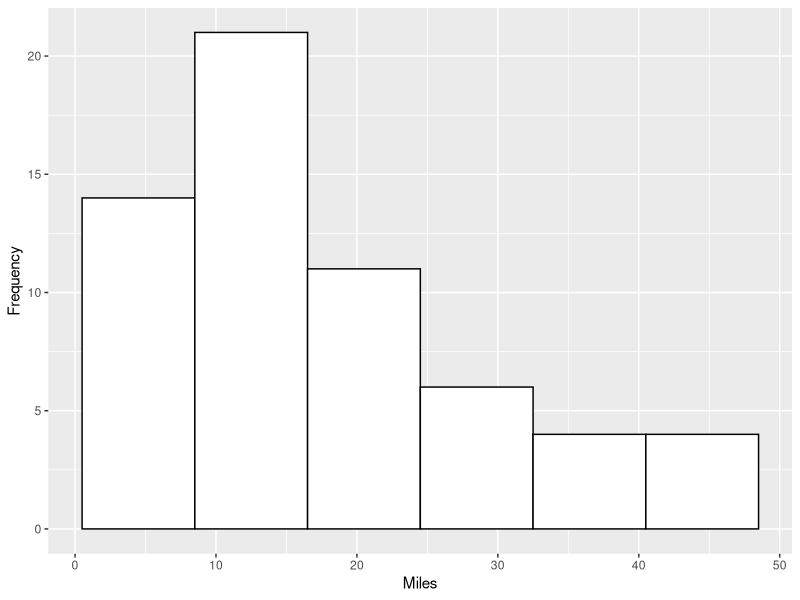
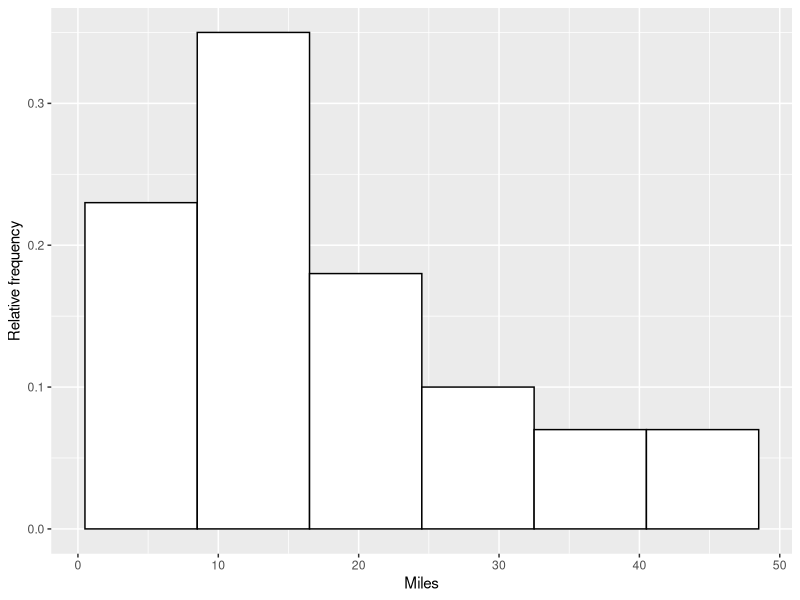
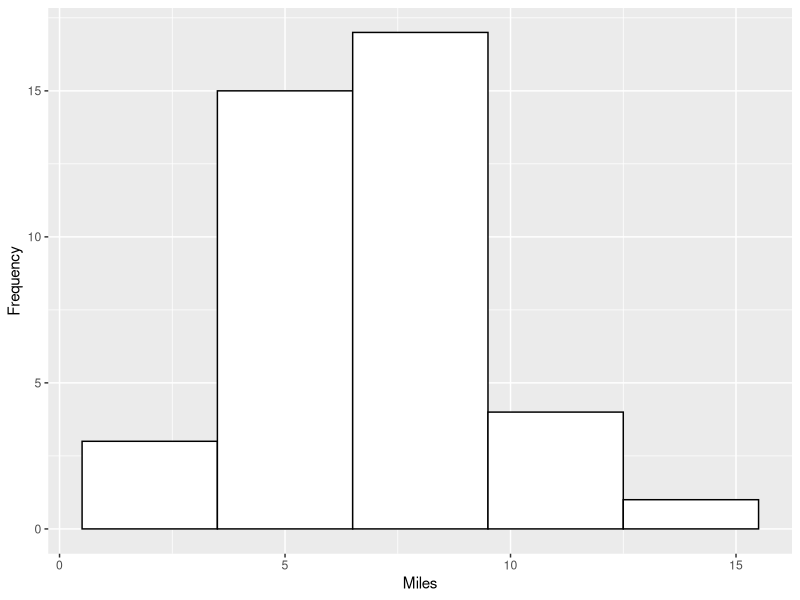
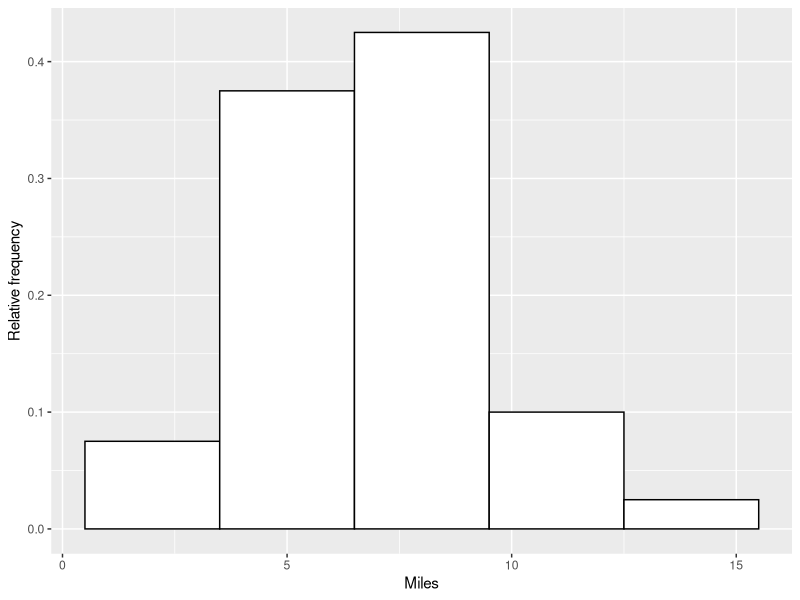
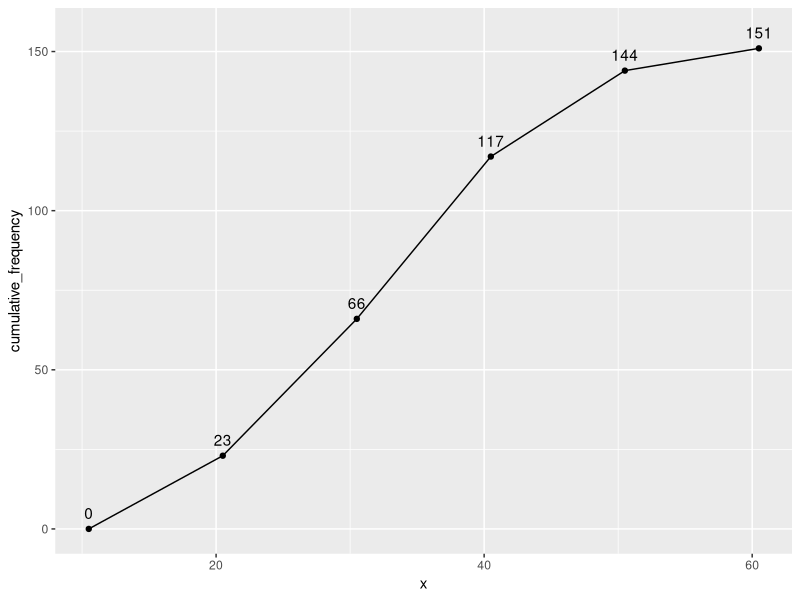

The R source for these figures, in order:
# UNDERSTANDING BASIC STATISTICS
# BRASE & BRASE
# 2024-07-24

# PACKAGES ----------------------------------------------------------------

library(plyr)
library(tidyverse)

# 2. ORGANIZING DATA ------------------------------------------------------
## 2.1. FREQUENCY DISTRIBUTIONS, HISTOGRAMS, AND RELATED TOPICS -----------

miles <- c(13, 47, 10, 3, 16, 20, 17, 40, 4, 2,
           7, 25, 8, 21, 19, 15, 3, 17, 14, 6,
           12, 45, 1, 8, 4, 16, 11, 18, 23, 12,
           6, 2, 14, 13, 7, 15, 46, 12, 9, 18,
           34, 13, 41, 28, 36, 17, 24, 27, 29, 9,
           14, 26, 10, 24, 37, 31, 8, 16, 12, 16)

class_width <- plyr::round_any(
  x = (max(miles) - min(miles)) / 6, 
  accuracy = 1,
  f = ceiling
  )

class_limits <- tibble(
  lower_cl = seq(from = 1, by = class_width, length.out = 6),
  upper_cl = seq(from = class_width, by = class_width, length.out = 6)
)

counts <- list()

for (i in 1:nrow(class_limits)) {
  
  counts[[i]] <- miles |>
    as_tibble() |> 
    filter(between(value, class_limits$lower_cl[i],
                   class_limits$upper_cl[i])) |> 
    nrow()
  }

miles_freq <- class_limits |> 
  mutate(frequency = unlist(counts),
         class_midpoint = (lower_cl + upper_cl) / 2,
         lower_cb = lower_cl - 0.5,
         upper_cb = upper_cl + 0.5) |> 
  select(lower_cl, upper_cl, lower_cb, upper_cb,
         frequency, class_midpoint)

miles_rel_freq <- miles_freq |> 
  mutate(relative_frequency = round(frequency / sum(frequency), 2))

miles_rel_freq |> 
  ggplot() +
  geom_rect(aes(xmin = lower_cb, xmax = upper_cb,
                ymin = 0, ymax = frequency),
            col = "black", fill = "white") +
  labs(x = "Miles", y = "Frequency")

miles_rel_freq |> 
  ggplot() +
  geom_rect(aes(xmin = lower_cb, xmax = upper_cb,
                ymin = 0, ymax = relative_frequency),
            col = "black", fill = "white") +
  labs(x = "Miles", y = "Relative frequency")

waiting <- c(1, 5, 5, 6, 7, 4, 8, 7, 6, 5,
             5, 6, 7, 6, 6, 5, 8, 9, 9, 10,
             7, 8, 11, 2, 4, 6, 5, 12, 13, 6,
             3, 7, 8, 8, 9, 9, 10, 9, 8, 9)

class_width <- plyr::round_any(
  x = (max(waiting) - min(waiting)) / 5, 
  accuracy = 1,
  f = ceiling
)

class_limits <- tibble(
  lower_cl = seq(from = 1, by = class_width, length.out = 5),
  upper_cl = seq(from = class_width, by = class_width, length.out = 5)
)

counts <- list()

for (i in 1:nrow(class_limits)) {
  
  counts[[i]] <- waiting |>
    as_tibble() |> 
    filter(between(value, class_limits$lower_cl[i],
                   class_limits$upper_cl[i])) |> 
    nrow()
  }

waiting_freq <- class_limits |> 
  mutate(frequency = unlist(counts),
         class_midpoint = (lower_cl + upper_cl) / 2,
         lower_cb = lower_cl - 0.5,
         upper_cb = upper_cl + 0.5) |> 
  select(lower_cl, upper_cl, lower_cb, upper_cb,
         frequency, class_midpoint)

waiting_freq |> 
  ggplot() +
  geom_rect(aes(xmin = lower_cb, xmax = upper_cb,
                ymin = 0, ymax = frequency),
            col = "black", fill = "white") +
  labs(x = "Miles", y = "Frequency")

waiting_rel_freq <- waiting_freq |> 
  mutate(relative_frequency = round(frequency / sum(frequency), 3))

waiting_rel_freq |> 
  ggplot() +
  geom_rect(aes(xmin = lower_cb, xmax = upper_cb,
                ymin = 0, ymax = relative_frequency),
            col = "black", fill = "white") +
  labs(x = "Miles", y = "Relative frequency")

temp_freq <- tibble(
  lower_cb = c(10.5, 20.5, 30.5, 40.5, 50.5),
  upper_cb = c(20.5, 30.5, 40.5, 50.5, 60.5),
  frequency = c(23, 43, 51, 27, 7))

temp_freq |> 
  mutate(cumulative_frequency = cumsum(frequency)) |> 
  mutate(x = upper_cb) |> 
  select(x, cumulative_frequency) |> 
  add_row(x = 10.5, cumulative_frequency = 0) |> 
  arrange(x) |> 
  ggplot(aes(x, cumulative_frequency)) +
  geom_point() +
  geom_line() +
  geom_text(aes(x, cumulative_frequency + 5, label = cumulative_frequency))

